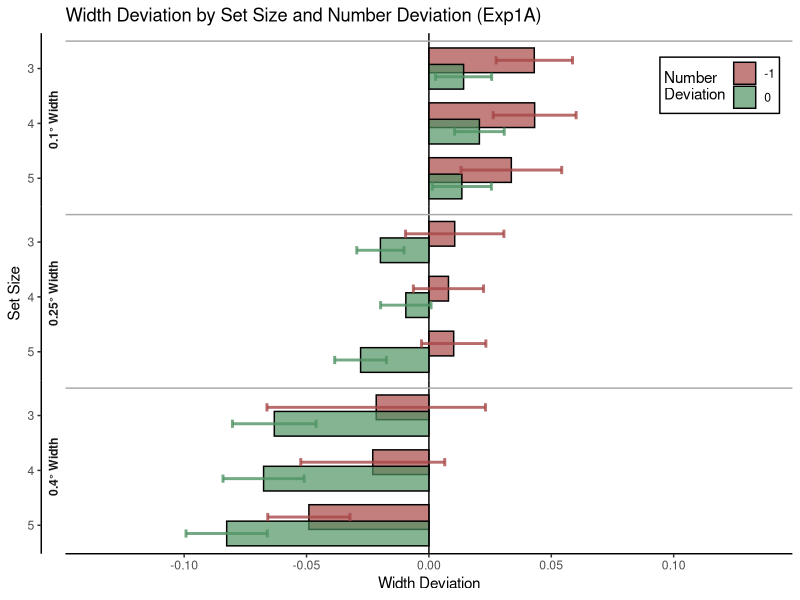
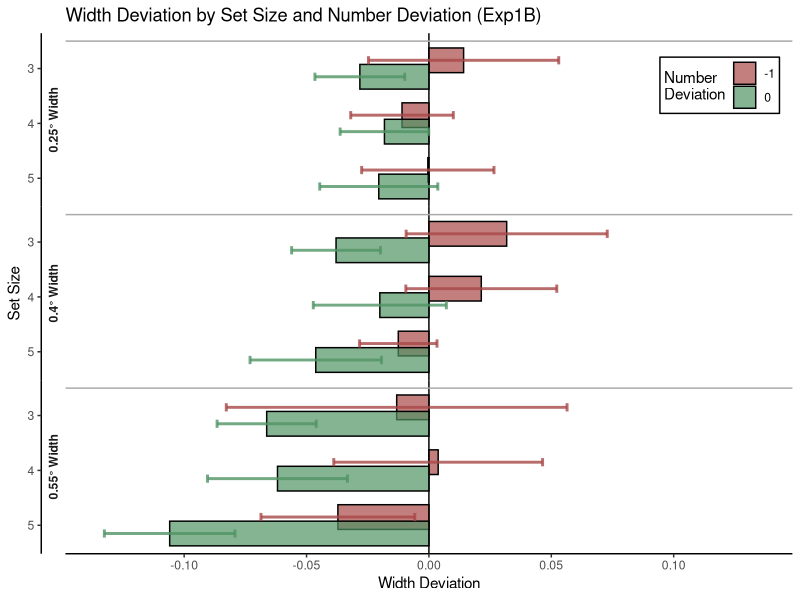
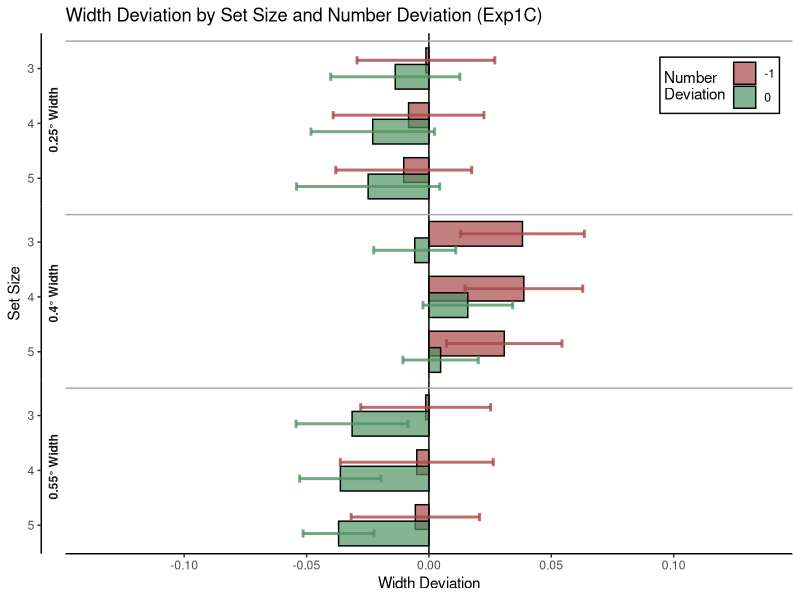

Generate these figures, in order, with R:
# libraries ---------------------------------------------------------------
library(ggplot2)
library(tidyverse)
library(ggtext)

# importing and processing ------------------------------------------------
data <- read.csv("processed.csv") %>% 
  filter(number_deviation %in% c(-1, 0))

# Define versions to loop through -----------------------------------------
versions <- c("Exp1A", "Exp1B", "Exp1C")

for (version in versions) {
  # Filter data for the specific version
  data_filtered <- data %>% filter(exp_version == version)
  
  ## by participant and correction for across participants variation  ---------------------------------
  data_by_pp <- data_filtered %>%
    mutate(grand_avg = mean(width_deviation)) %>%
    group_by(subID) %>%
    mutate(participant_avg = mean(width_deviation),
           temp_width_deviation = width_deviation - participant_avg,
           adj_width_deviation = temp_width_deviation + grand_avg) %>% # Cousineau, 2005
    group_by(correct_num, correct_width, number_deviation, subID) %>%
    summarise(
      mean_width = mean(adj_width_deviation), 
      n = n()
    )
  
  ## across participant ------------------------
  data_across_pp <- data_by_pp %>%
    group_by(correct_num, correct_width, number_deviation) %>%
    summarise(
      width_mean = mean(mean_width),
      width_sd = sd(mean_width),
      n = n()
    ) %>%
    mutate(
      width_SEM = width_sd / sqrt(n),
      width_CI = width_SEM * qt((1 - 0.05) / 2 + .5, n - 1)
    )
  
  # plot --------------------------------------------------------------------
  plot <- ggplot(data_across_pp, aes(x = correct_num, 
                                     y = width_mean, 
                                     fill = factor(number_deviation, levels = c(-1, 0)))) +
    
    geom_hline(yintercept = 0, linetype = "solid", color = "black", size = 0.5) +
    
    geom_bar(stat = "identity", 
             position = position_dodge(-0.6),
             alpha = 0.7,
             color = "black"
    ) +
    
    geom_errorbar(
      aes(
        x = correct_num,
        y = width_mean,
        group = factor(number_deviation, levels = c(-1, 0)),
        color = factor(number_deviation, levels = c(-1, 0)),
        ymin = width_mean - width_CI,
        ymax = width_mean + width_CI
      ),
      size = 1.0,            # Smaller size for inner error bar
      width = 0.3,
      alpha = 0.8,
      position = position_dodge(-0.6),
      show.legend = FALSE
    ) +
    
    labs(
      title = paste("Width Deviation by Set Size and Number Deviation (", version, ")", sep = ""),
      x = "Set Size",
      y = "Width Deviation",
      fill = "Number\nDeviation"
    ) +
    
    scale_y_continuous(
      limits = c(-0.135, 0.135),     # Eksenin limitlerini ayarla
      breaks = c(-0.1, -0.05, 0, 0.05, 0.1) # Eksen aralıklarını belirt
    ) +
    
    scale_x_reverse(breaks = c(3, 4, 5)) +
    
    scale_fill_manual(
      values = c("-1" = "#A84847", "0" = "#509464"), 
      limits = c("-1", "0")
    ) +
    scale_color_manual(
      values = c("-1" = "#A84847", "0" = "#509464"), 
      limits = c("-1", "0")
    ) +
    
    facet_grid(
      rows = vars(correct_width),         
      switch = "y",                       
      labeller = as_labeller(c(
        "0.1" = "0.1° Width",
        "0.25" = "0.25° Width",
        "0.4" = "0.4° Width",
        "0.55" = "0.55° Width"
      ))
    ) +
    
    coord_flip() +
    
    theme_classic() +
    
    theme(
      legend.position = "inside",
      legend.position.inside = c(0.9, 0.9),
      legend.background = element_rect(color = "black"),
      legend.title.position = "left",
      legend.margin = margin(3,3,3,3),
      panel.spacing.y = unit(0.00, "lines"),
      panel.spacing.x = unit(0.00, "lines"),
      strip.background = element_rect(fill = "white", color = "white", size = 0.1),
      strip.text = element_text(face = "bold")
    ) +
    
    geom_vline(xintercept = 2.5, linetype = "solid", color = "darkgrey", size = 0.5)
  
  # Save the plot -----------------------------------------------------------
  output_filename <- paste("figures/width_deviation_", version, ".svg", sep = "")
  ggsave(output_filename, plot = plot, width = 6, height = 5, units = "in", dpi = 300)
}
